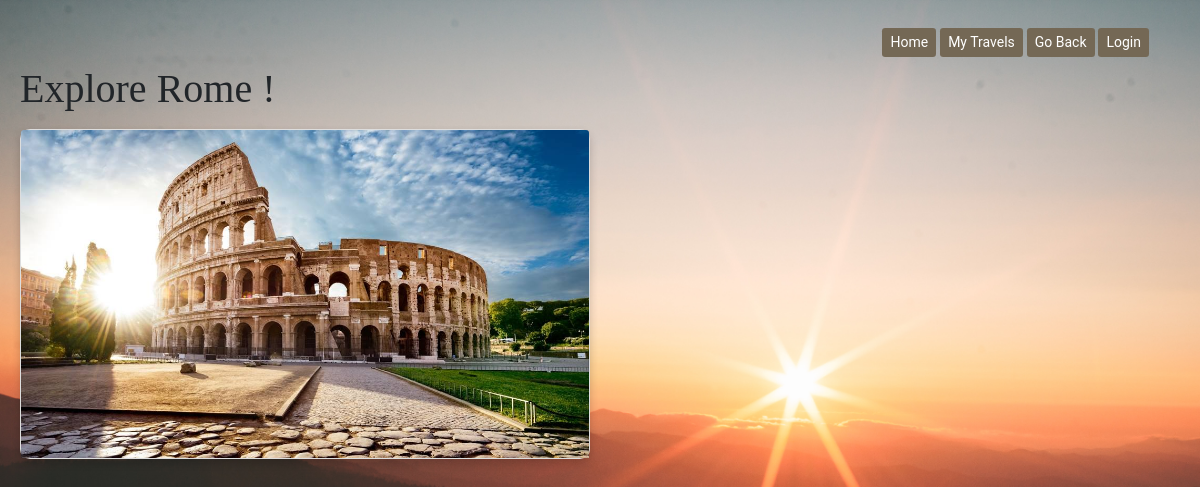
Page /travels/gallery/1/ on the committed database.
### TravelWebApp/models.py (models this page shows, shortened)
class Travel(models.Model):
    TRANSPORT_CHOICES = (
        ('car', 'Car'),
        ('plane', 'Plane'),
        ('other', 'Other'),
    )
    city = models.CharField(max_length=64, null=False, blank=False, default="")
    country = models.CharField(max_length=64, null=False, blank=False, default="")
    start_date = models.DateField(null=False, blank=False, default=now())
    end_date = models.DateField(null=False, blank=False, default=default_end_date())
    number_of_people = models.PositiveSmallIntegerField(null=False, blank=False, default=1)
    type_of_transport = models.CharField(max_length=10, choices=TRANSPORT_CHOICES, null=False, blank=False, default=TRANSPORT_CHOICES[0])
    description = models.CharField(max_length=1000, null=False, blank=False, default="")
    city_picture = models.ImageField(upload_to='city_images', null=True, blank=True)

### TravelWebApp/views.py (the view)
# urls.py: path('gallery/<int:id>/', show_gallery, name='show_gallery'),
def show_gallery(request, id):
    travel = get_object_or_404(Travel, pk=id)
    access_key = 'Pt95CjM-fdMfvzhDLPV2zh8JTGLhbr59661GgCvwVhs'
    api_url = f'https://api.unsplash.com/photos/random?query={travel.city}&client_id={access_key}&count=100&orientation=landscape'  # Pobierz 100 zdjęć poziomych
    city_images = []
    try:
        response = requests.get(api_url)
        response.raise_for_status()
        data = response.json()
        for item in data:
            image_url = item.get('urls', {}).get('regular', None)
            if image_url:
                city_images.append(image_url)
    except requests.exceptions.RequestException as e:
        print(f"Błąd podczas próby pobrania obrazów z Unsplash: {e}")
    if not city_images:
        city_images.append(f"/static/city_images/{travel.city}.jpg")
    return render(request, 'gallery.html', {'travel': travel, 'city_images': city_images})

### templates/gallery.html (shortened to what this page needs)
{% load static %}
<!DOCTYPE html>
<html lang="en">
<head>
    <link href="https://stackpath.bootstrapcdn.com/bootstrap/4.3.1/css/bootstrap.min.css" rel="stylesheet">
</head>
<body>
<nav class="navbar navbar-expand-lg">
    <div class="container-fluid">
        <div class="collapse navbar-collapse justify-content-end" id="navbarNav">
            <ul class="navbar-nav">
                <li class="nav-item">
                    {% if user.is_authenticated %}
                    <a href="{% url 'home_page' %}" class="btn btn-custom btn-sm">Home</a>
                    <a href="{% url 'travel_list' %}" class="btn btn-custom btn-sm">My Travels </a>
                    <a href="{% url 'show_details' travel.id %}" class="btn btn-custom btn-sm">Go Back</a>
                    <a href="{% url 'logout' %}" class="btn btn-custom btn-sm">Logout</a>
                    {% else %}
                    <a href="{% url 'home_page' %}" class="btn btn-custom btn-sm">Home</a>
                    <a href="{% url 'travel_list' %}" class="btn btn-custom btn-sm">My Travels</a>
                    <a href="{% url 'show_details' travel.id %}" class="btn btn-custom btn-sm">Go Back</a>
                    <a href="{% url 'login' %}" class="btn btn-custom btn-sm">Login</a>
                    {% endif %}
                </li>
            </ul>
        </div>
    </div>
</nav>
<h1>Explore {{ travel.city }} !</h1>
<div class="gallery-container">
    {% for image in city_images %}
    <div class="card larger-card">
        <img src="{{ image }}" class="card-img-top" alt="Image of {{ travel.city }}">
    </div>
    {% endfor %}
</div>
</body>
</html>

### rows in the picture
Travel: city "Rome", city (picture)
